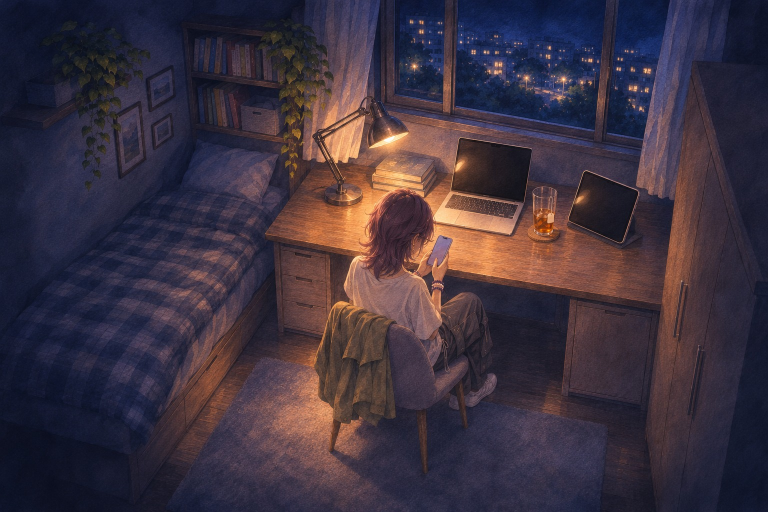
#> input picture art/cg/01-0.jpg, 1536 x 1024 px (shown at 1/2 size)
$ python -i paper.py   (imports and definitions only)
#> lines starting #> are read from the running program, lines starting #| are printed output that depends on the picture
# 遊戲用 CG 疊一層全畫面的淡紙紋（yazelin 2026-11-06 選對話框 D：紙質感整張畫共用，看不出對話框的邊）。
#   python3 tools/paper.py        # art/cg/<id>.jpg → art/cg_paper/<id>.jpg（原圖不動；已是最新的跳過）
# 紙紋＝細顆粒 × 粗纖維的灰階雜訊，用柔光疊在畫上，強度 STRENGTH（草圖頁 D 版的 .28）。
import pathlib, numpy as np
from PIL import Image, ImageFilter
ROOT = pathlib.Path(__file__).resolve().parent.parent
SRC, OUT = ROOT / "art/cg", ROOT / "art/cg_paper"
STRENGTH = 0.28

def texture(w, h, seed=4):
    rng = np.random.default_rng(seed)
    fine = Image.fromarray((rng.random((h, w)) * 255).astype("uint8")).filter(ImageFilter.GaussianBlur(0.7))
    fib = Image.fromarray((rng.random((h // 8 + 1, w // 24 + 1)) * 255).astype("uint8")).resize((w, h), Image.BICUBIC).filter(ImageFilter.GaussianBlur(2))
    t = np.asarray(fine, float) / 255 * (np.asarray(fib, float) / 255 * 0.6 + 0.7)   # 細顆粒乘上粗纖維，中心約 0.5
    return np.clip(0.5 + (t - t.mean()) * 0.55, 0, 1)   # 起伏收小、平均固定在 0.5，不讓整張變亮或變暗

def soft_light(a, b):   # W3C soft-light，a 底圖、b 紙紋，皆 0–1
    d = np.where(a <= 0.25, ((16 * a - 12) * a + 4) * a, np.sqrt(a))
    return np.where(b <= 0.5, a - (1 - 2 * b) * a * (1 - a), a + (2 * b - 1) * (d - a))

_cache = {}
def apply(src, dst):
#> called with src = '../art/cg/01-0.jpg', dst = 'out.png'
    im = Image.open(src).convert("RGB"); w, h = im.size
#> in apply, im is the input picture: PIL image 1536x1024 RGB; mean R, G, B 61.9, 50.4, 63.2
#> after `w, h = im.size`: w = 1536; h = 1024
    if (w, h) not in _cache: _cache[(w, h)] = texture(w, h)[..., None]
#> in texture, `fine = Image.fromarray((rng.random((h, w)) * 255).astype("uint8")).fil..`:
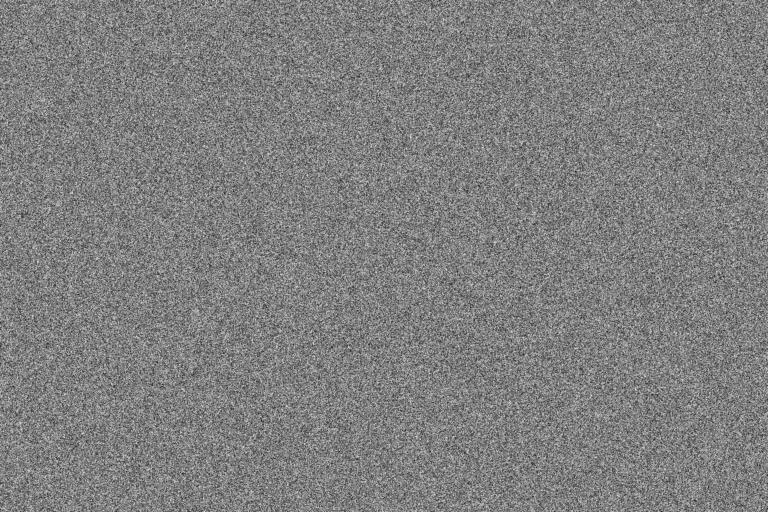
#> fine: PIL image 1536x1024 L (shown at 1/2 size); min 19, max 238, mean 127.1
#> in texture, `fib = Image.fromarray((rng.random((h // 8 + 1, w // 24 + 1)) * 255).as..`:
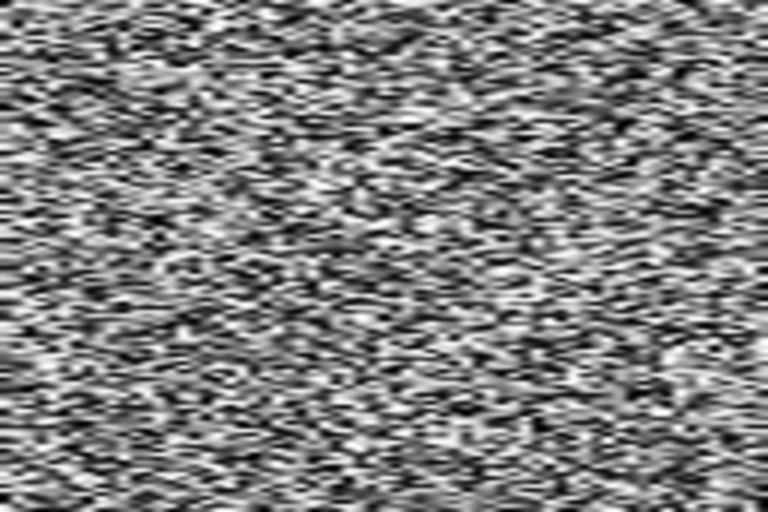
#> fib: PIL image 1536x1024 L (shown at 1/2 size); min 0, max 255, mean 127.7
#> in texture, `t = np.asarray(fine, float) / 255 * (np.asarray(fib, float) / 255 * 0...`:
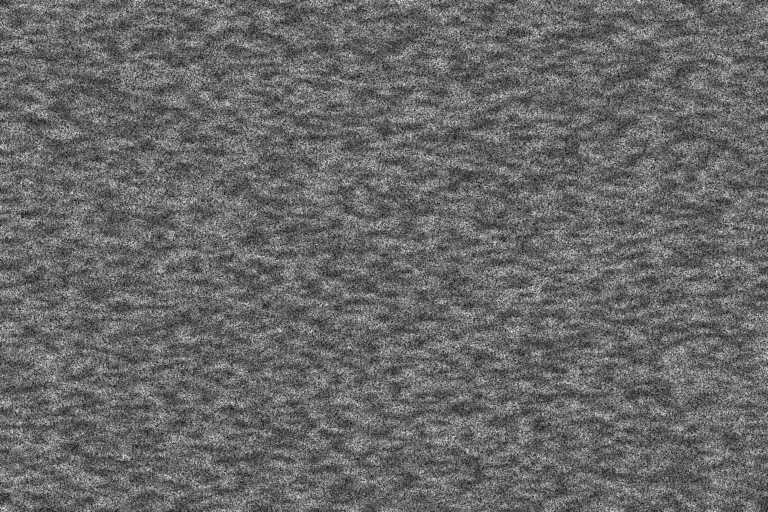
#> t: shape (1024, 1536) float64 (shown at 1/2 size); min 0.0697, max 1.12, mean 0.499; drawn with min black and max white
#> in texture, `return np.clip(0.5 + (t - t.mean()) * 0.55, 0, 1)`:
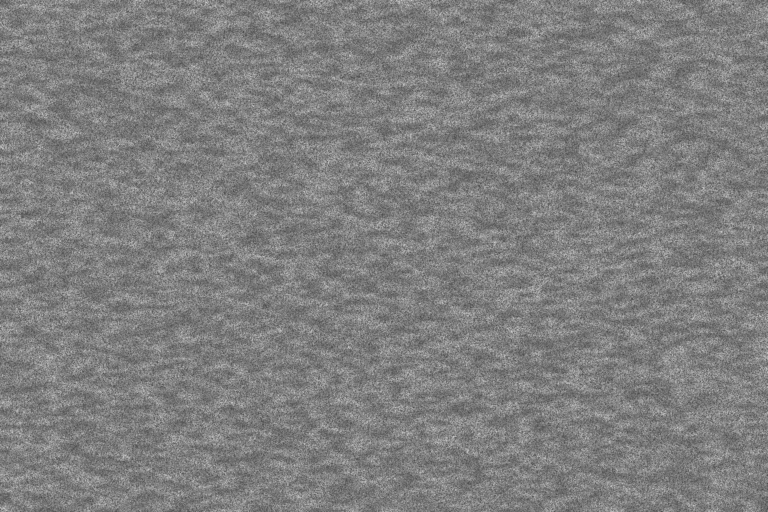
#> returned value: shape (1024, 1536) float64 (shown at 1/2 size); min 0.264, max 0.841, mean 0.5
    a = np.asarray(im, float) / 255
    out = a + (soft_light(a, _cache[(w, h)]) - a) * STRENGTH
#> in soft_light, `d = np.where(a <= 0.25, ((16 * a - 12) * a + 4) * a, np.sqrt(a))`:
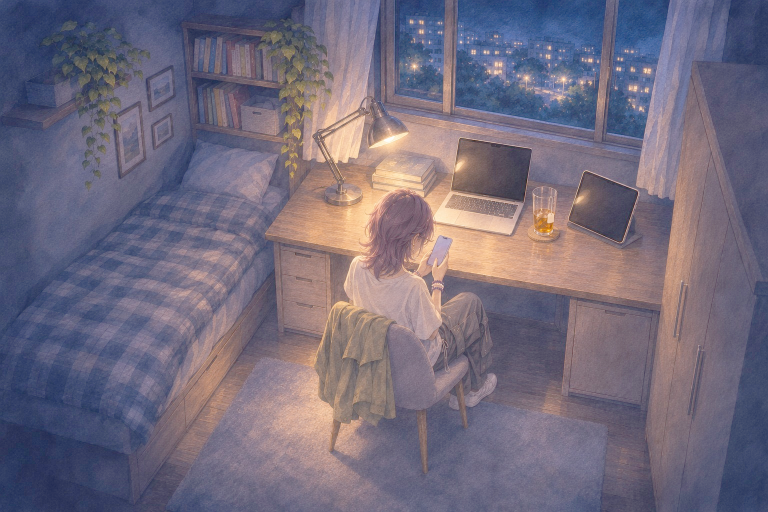
#> d: shape (1024, 1536, 3) float64 (shown at 1/2 size); mean R, G, B 0.454, 0.424, 0.492
    Image.fromarray((np.clip(out, 0, 1) * 255).round().astype("uint8")).save(dst, quality=88)

# [7 lines not run here, left out]

>>> result = apply('../art/cg/01-0.jpg', 'out.png')

$ run again, on art/cg/01-2c.jpg
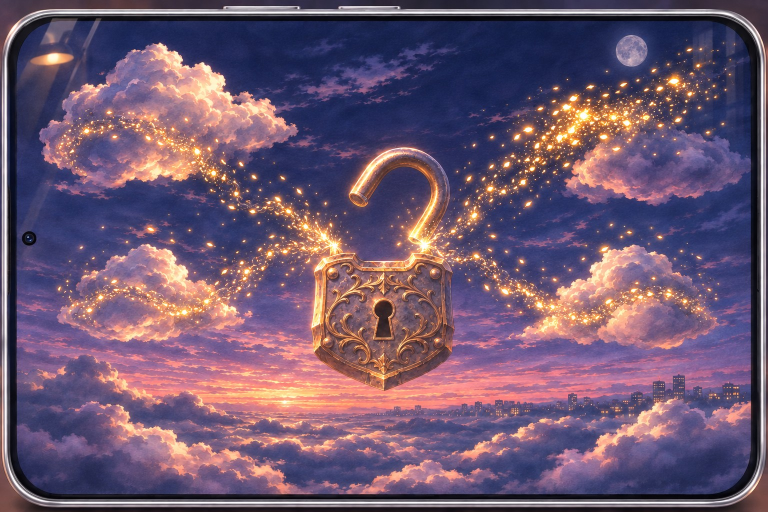
#> input picture art/cg/01-2c.jpg, 1536 x 1024 px (shown at 1/2 size)
#> in apply, im is the input picture: PIL image 1536x1024 RGB; mean R, G, B 111.4, 88, 112.1
#> in soft_light, `d = np.where(a <= 0.25, ((16 * a - 12) * a + 4) * a, np.sqrt(a))`:
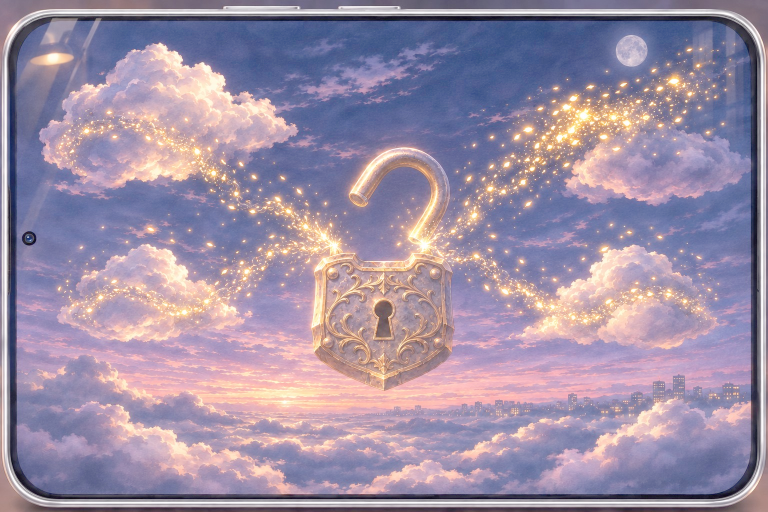
#> d: shape (1024, 1536, 3) float64 (shown at 1/2 size); mean R, G, B 0.622, 0.564, 0.651

$ run again, on art/cg/01-3.jpg
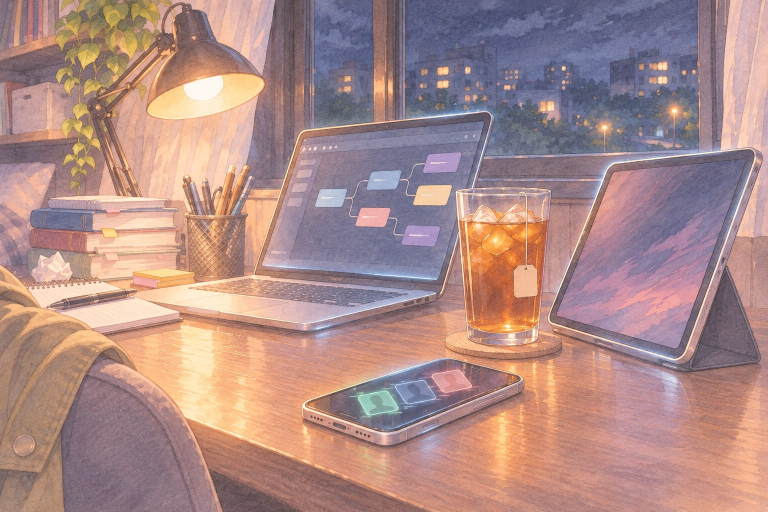
#> input picture art/cg/01-3.jpg, 1536 x 1024 px (shown at 1/2 size)
#> in apply, im is the input picture: PIL image 1536x1024 RGB; mean R, G, B 172.9, 139.2, 135.5
#> in soft_light, `d = np.where(a <= 0.25, ((16 * a - 12) * a + 4) * a, np.sqrt(a))`:
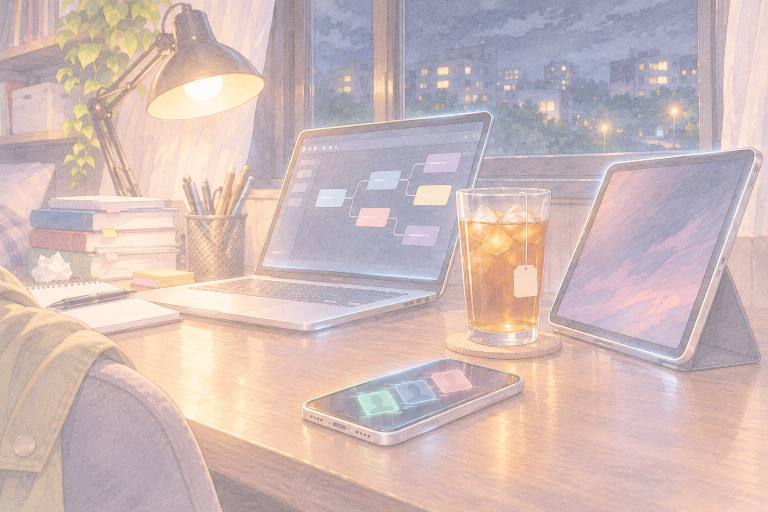
#> d: shape (1024, 1536, 3) float64 (shown at 1/2 size); mean R, G, B 0.814, 0.733, 0.724

$ run again, on art/cg/01-4.jpg
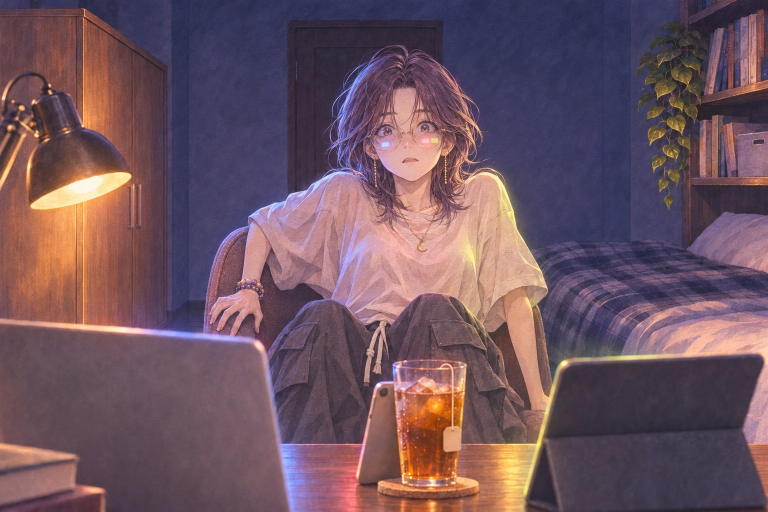
#> input picture art/cg/01-4.jpg, 1536 x 1024 px (shown at 1/2 size)
#> in apply, im is the input picture: PIL image 1536x1024 RGB; mean R, G, B 110.9, 84.4, 95.9
#> in soft_light, `d = np.where(a <= 0.25, ((16 * a - 12) * a + 4) * a, np.sqrt(a))`:
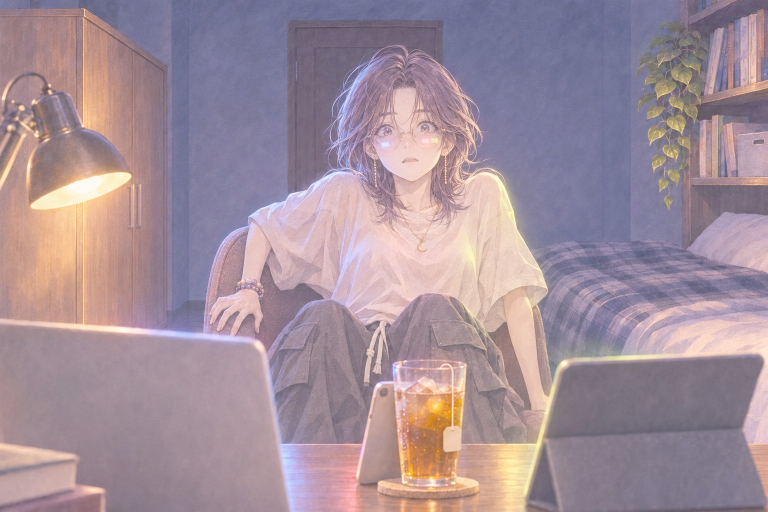
#> d: shape (1024, 1536, 3) float64 (shown at 1/2 size); mean R, G, B 0.639, 0.562, 0.605
